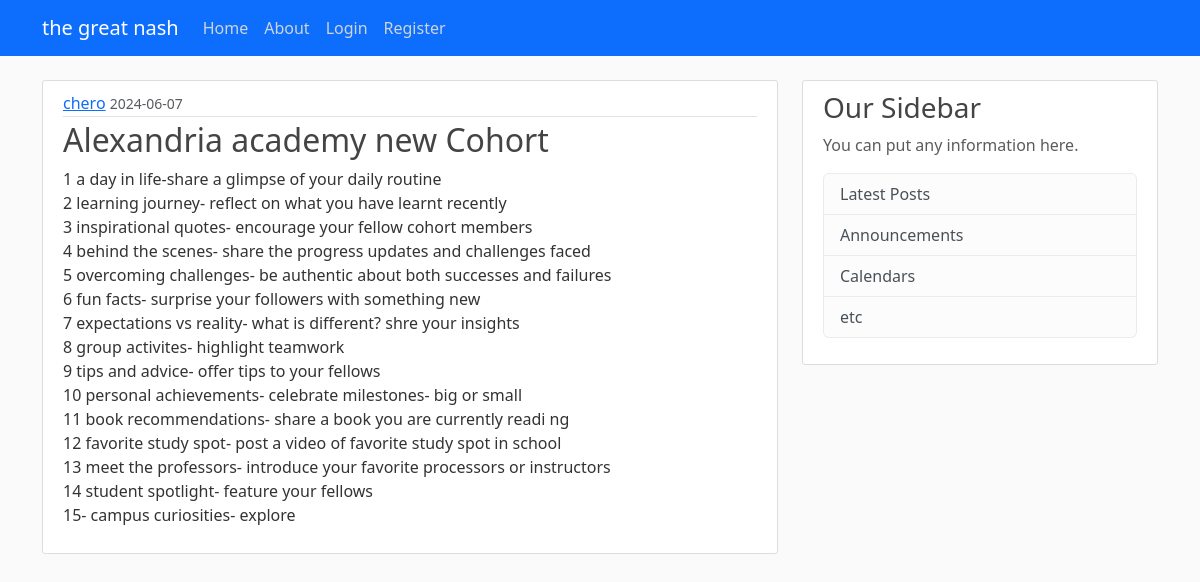
Screenshot of /post/2 with the database file from the repository.
### app/models.py (models this page shows, shortened)
class User(db.Model, UserMixin):
    id = db.Column(db.Integer, primary_key=True)
    username = db.Column(db.String(12), unique=True, nullable=False)
    email = db.Column(db.String(120), unique=True, nullable=False)
    image_file = db.Column(db.String(20), nullable=False, default='default.jpeg')
    password = db.Column(db.String(60), nullable=False)
    posts = db.relationship("Post", backref='author', lazy=True)

class Post(db.Model):
    id = db.Column(db.Integer, primary_key=True)
    title = db.Column(db.String(100), nullable=False)
    content = db.Column(db.Text, nullable=False)
    date_posted = db.Column(db.DateTime, nullable=False, default=datetime.utcnow)
    user_id = db.Column(db.Integer, db.ForeignKey('user.id'), nullable=False)

### app/route.py (the view)
@app.route("/post/<int:post_id>", methods = ["POST", "GET"])
def post(post_id):
    post=Post.query.get_or_404(post_id)
    return render_template("post.html", title="Posts.title", post=post)

### app/templates/post.html (shortened to what this page needs)
{% extends "base.html" %}
{% block content %}
<article class="media content-section">
    <div class="media-body">
      <div class="article-metadata">
        <a class="mr-2" href="{{url_for('user_posts', username= post.author.username)}}">{{ post.author.username }}</a>
        <small class="text-muted">{{ post.date_posted.strftime('%Y-%m-%d') }}</small>
      </div>
      <h2 class="article-title"> {{ post.title }}</h2>
      <p class="article-content"> {{ post.content }} </p>
  </article>
{% endblock %}

### app/static/main.css (style rules this page uses)
body { background: #fafafa; color: #333333; margin-top: 5rem; }
h1, h2, h3, h4, h5, h6 { color: #444444; }
.content-section { background: #ffffff; padding: 10px 20px; border: 1px solid #dddddd; border-radius: 3px; margin-bottom: 20px; }
.article-title { color: #444444; }
.article-content { white-space: pre-line; }
.article-metadata { padding-bottom: 1px; margin-bottom: 4px; border-bottom: 1px solid #e3e3e3 }

### rows the page displays
User: author.username "chero"
Post: date_posted "2024-06-07", title "Alexandria academy new Cohort", content "1 a day in life-share a glimpse of your daily routine 2 learning journey- reflect on what you have learnt recently 3 inspirational quotes- encourage your fellow cohort members 4 behind the scenes- share the progress updates and challenges faced 5 overcoming challenges- be authentic about both successes and failures 6 fun facts- surprise your followers with something new 7 expectations vs reality- what is different? shre your insights 8 group activites- highlight teamwork 9 tips and advice- offer tips to your fellows 10 personal achievements- celebrate milestones- big or small 11 book recommendations- share a book you are currently readi ng 12 favorite study spot- post a video of favorite…"
